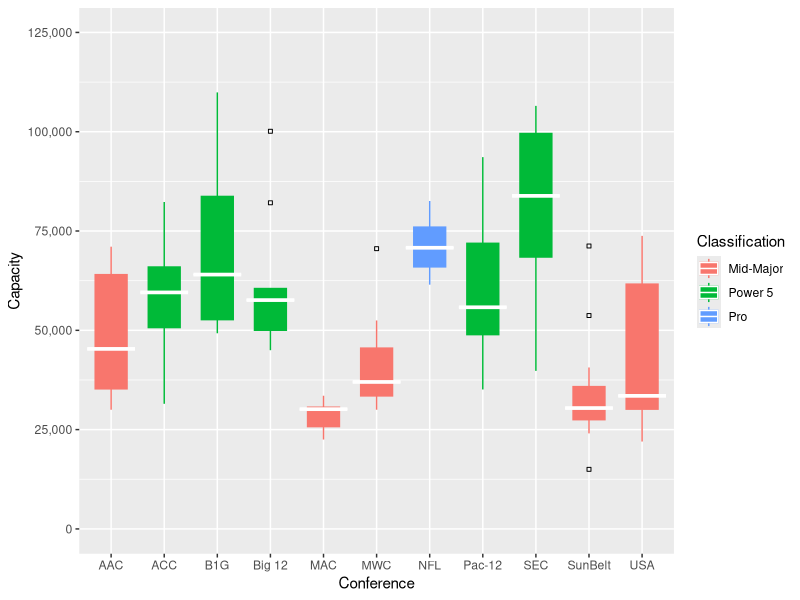

This chart was generated by the following R code: (Note: this script raises an error after producing the figure.)
#
# Box plots of football stadium seating capacities.
#
# Nate Craig
#

library(tidyverse)
library(scales)


# Load data --------------------------------------------------------------------

dat <- read.csv('Stadium Seats.csv') %>%
  filter(Classification != 'Other')

# Plot -------------------------------------------------------------------------

gg <- ggplot(dat, aes(x = Conference, y = Capacity,
                      color = Classification, fill = Classification))

gg <- gg + geom_boxplot(width = 0.6, outlier.size = 1,
                        outlier.colour = '#000000', outlier.shape = 0)

gg <- gg + stat_summary(geom = 'crossbar', color = 'white',
                        fun.data = function(x) {return(c(y = median(x), 
                                                         ymin = median(x), 
                                                         ymax = median(x)))})

gg <- gg + scale_y_continuous(limits = c(0, 125000),
                              breaks = seq(0, 125000, 25000), labels = comma)  

gg <- gg + scale_colour_manual(values = colorPalette)
gg <- gg + scale_fill_manual(values = colorPalette)

gg <- gg + facet_grid(. ~ Classification, scale = 'free_x',
                      space = 'free_x', drop = TRUE)

gg <- gg + ylab('Stadium Seating Capacity') + xlab('League')

m <- margin(t = 1, r = 1, b = .15, l = .15, unit = 'lines')  # Axis title margin

gg <- gg + theme_minimal(base_size = 24)
gg <- gg + theme(axis.text.x = element_text(angle = 45),
                 axis.title.x = element_text(margin = m),
                 axis.title.y = element_text(margin = m),
                 axis.ticks.x = element_blank(),
                 panel.spacing = unit(2, 'lines'),               
                 panel.grid.major.x = element_blank(),
                 panel.grid.minor = element_blank(),
                 legend.position = 'none')                      

ggsave(gg, file = 'Stadium Seating Capacity.pdf', width = 12, height = 8)
